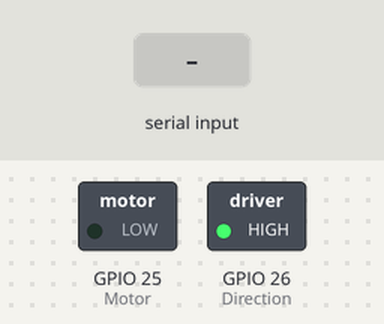
Bench run of a sketch on a simulated ESP32. Parts: switched loads named in the sketch (green lamp = pin HIGH). Inputs (shaded band) come from the test bench. What the sketch prints to the serial monitor is not drawn.

Above: at 1.2 s.
1.3 s: "90,45\n" received over Serial
At 2.5 s:
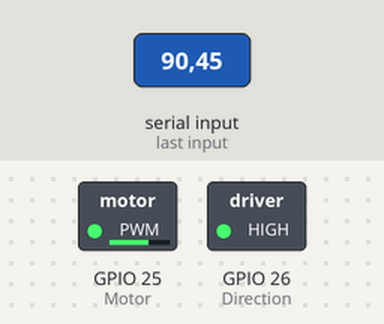
2.8 s: "0\n" received over Serial
At 3.9 s:
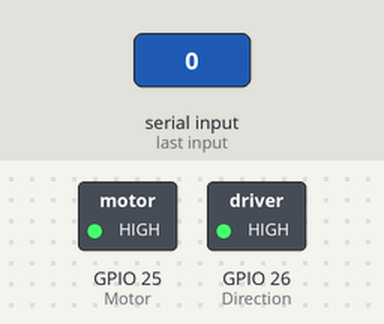
4.3 s: "200\n" received over Serial
At 5.3 s:
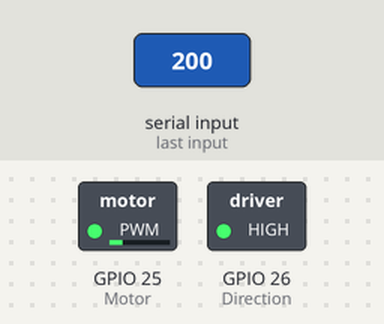
5.8 s: "90\n" received over Serial
At 6.7 s:
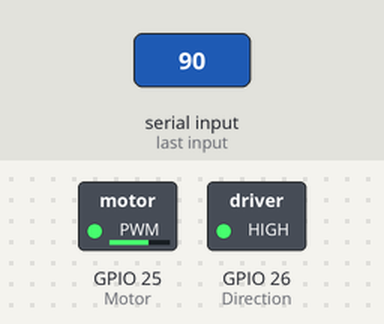
Timing chart, 0 to 8.3 s (numbered marks = the images above; inputs shaded):
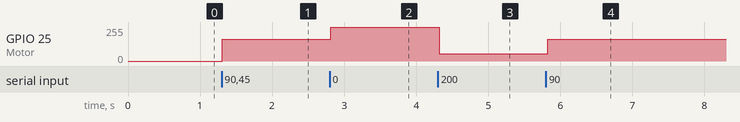

Measured:
- after the input at 1.3 s, GPIO 25 (Motor): 0/255 → 165/255 at once
- after the input at 2.8 s, GPIO 25 (Motor): 165/255 → 255/255 at once
- after the input at 4.3 s, GPIO 25 (Motor): 255/255 → 55/255 at once
- after the input at 5.8 s, GPIO 25 (Motor): 55/255 → 165/255 at once

The sketch:

sketch_feb21a.0221PWM.ino
```cpp
int Motor = 25;      // 电机速度控制的PWM引脚
int Direction = 26;  // 方向控制的数字引脚
boolean direction = true;  // true 表示正轉，false 表示反轉
int pwmValue = 0;    // 存储用户输入的PWM值
int motorOutput = 0; // 實際輸出到馬達的PWM值
bool newInput = false;  // 标记是否有新输入

void setup() {
  Serial.begin(115200);
  Serial.println("DRV8871 手动PWM控制模式");
  Serial.println("请输入PWM值 (0-255):");

  pinMode(Direction, OUTPUT);
  pinMode(Motor, OUTPUT);  // 将电机引脚设置为输出模式

  // 初始方向設定
  digitalWrite(Direction, direction);
}

void loop() {
  // 检查是否有串口数据输入
  if (Serial.available() > 0) {
    int inputValue = Serial.parseInt();  // 读取输入的整数值

    // 验证输入值是否在有效范围内
    if (inputValue >= 0 && inputValue <= 255) {
      pwmValue = inputValue;
      newInput = true;

      Serial.print("已设置PWM值为: ");
      Serial.println(pwmValue);
      Serial.println("请输入新的PWM值 (0-255):");
    } else {
      Serial.println("输入无效！请输入0-255之间的数值");
    }

    // 清除串口缓冲区
    while (Serial.available() > 0) {
      Serial.read();
    }
  }

  // 如果接收到新输入，更新PWM输出
  if (newInput) {

    // 根據方向計算實際輸出到馬達的PWM值
    if (direction == true) {
      // 正向：套用公式 (x-255)*(-1)
      // 當x=0時，(0-255)*(-1)=255 (最快)
      // 當x=255時，(255-255)*(-1)=0 (最慢)
      motorOutput = (pwmValue - 255) * (-1);
      Serial.print("正向模式 - 輸入PWM: ");
      Serial.print(pwmValue);
      Serial.print("，實際輸出: ");
      Serial.println(motorOutput);
    } else {
      // 反向：直接使用輸入值
      // 當x=0時，輸出=0 (最慢)
      // 當x=255時，輸出=255 (最快)
      motorOutput = pwmValue;
      Serial.print("反向模式 - 輸入PWM: ");
      Serial.print(pwmValue);
      Serial.print("，實際輸出: ");
      Serial.println(motorOutput);
    }

    // 更新PWM輸出（使用計算後的motorOutput）
    analogWrite(Motor, motorOutput);

    // 根據PWM值顯示電機狀態
    if (pwmValue == 0) {
      Serial.println("电机停止");
    } else {
      digitalWrite(Direction, direction);
      Serial.print("电机运行，方向: ");
      Serial.println(direction ? "正向" : "反向");
    }

    newInput = false;  // 重置标记
  }

  // 可以添加一个小的延时，避免过度占用CPU
  delay(100);
}
```
